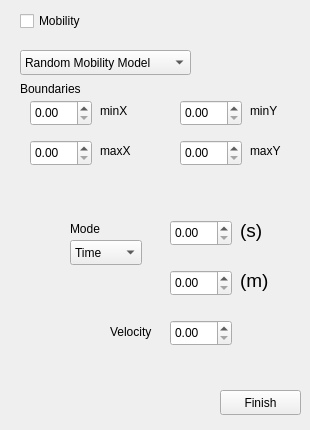
   <widget class="QWidget" name="tab_2">
    <attribute name="title">
     <string>Mobililty(2D)</string>
    </attribute>
    <widget class="QComboBox" name="comboBox">
     <property name="geometry">
      <rect>
       <x>20</x>
       <y>50</y>
       <width>171</width>
       <height>25</height>
      </rect>
     </property>
     <item>
      <property name="text">
       <string>Random Mobility Model</string>
      </property>
     </item>
     <item>
      <property name="text">
       <string>Draw the Route Manually</string>
      </property>
     </item>
    </widget>
    <widget class="QWidget" name="widget" native="true">
     <property name="geometry">
      <rect>
       <x>20</x>
       <y>70</y>
       <width>281</width>
       <height>351</height>
      </rect>
     </property>
     <widget class="QLabel" name="label">
      <property name="geometry">
       <rect>
        <x>0</x>
        <y>10</y>
        <width>71</width>
        <height>17</height>
       </rect>
      </property>
      <property name="text">
       <string>Boundaries</string>
      </property>
     </widget>
     <widget class="QLabel" name="label_2">
      <property name="geometry">
       <rect>
        <x>80</x>
        <y>30</y>
        <width>41</width>
        <height>21</height>
       </rect>
      </property>
      <property name="text">
       <string>minX</string>
      </property>
     </widget>
     <widget class="QLabel" name="label_3">
      <property name="geometry">
       <rect>
        <x>230</x>
        <y>30</y>
        <width>41</width>
        <height>21</height>
       </rect>
      </property>
      <property name="text">
       <string>minY</string>
      </property>
     </widget>
     <widget class="QLabel" name="label_4">
      <property name="geometry">
       <rect>
        <x>230</x>
        <y>70</y>
        <width>41</width>
        <height>21</height>
       </rect>
      </property>
      <property name="text">
       <string>maxY</string>
      </property>
     </widget>
     <widget class="QLabel" name="label_5">
      <property name="geometry">
       <rect>
        <x>80</x>
        <y>70</y>
        <width>41</width>
        <height>21</height>
       </rect>
      </property>
      <property name="text">
       <string>maxX</string>
      </property>
     </widget>
     <widget class="QLabel" name="label_6">
      <property name="geometry">
       <rect>
        <x>50</x>
        <y>150</y>
        <width>54</width>
        <height>17</height>
       </rect>
      </property>
      <property name="text">
       <string>Mode</string>
      </property>
     </widget>
     <widget class="QComboBox" name="comboBox_2">
      <property name="geometry">
       <rect>
        <x>50</x>
        <y>170</y>
        <width>72</width>
        <height>25</height>
       </rect>
      </property>
      <item>
       <property name="text">
        <string>Time</string>
       </property>
      </item>
      <item>
       <property name="text">
        <string>Distance</string>
       </property>
      </item>
     </widget>
     <widget class="QWidget" name="widget_2" native="true">
      <property name="geometry">
       <rect>
        <x>120</x>
        <y>140</y>
        <width>141</width>
        <height>41</height>
       </rect>
      </property>
      <widget class="QDoubleSpinBox" name="doubleSpinBox_4">
       <property name="geometry">
        <rect>
         <x>30</x>
         <y>10</y>
         <width>62</width>
         <height>26</height>
        </rect>
       </property>
      </widget>
      <widget class="QLabel" name="label_7">
       <property name="geometry">
        <rect>
         <x>100</x>
         <y>10</y>
         <width>31</width>
         <height>21</height>
        </rect>
       </property>
       <property name="font">
        <font>
         <pointsize>14</pointsize>
        </font>
       </property>
       <property name="text">
        <string>(s)</string>
       </property>
      </widget>
     </widget>
     <widget class="QWidget" name="widget_3" native="true">
      <property name="geometry">
       <rect>
        <x>120</x>
        <y>190</y>
        <width>141</width>
        <height>41</height>
       </rect>
      </property>
      <widget class="QDoubleSpinBox" name="doubleSpinBox_5">
       <property name="geometry">
        <rect>
         <x>30</x>
         <y>10</y>
         <width>62</width>
         <height>26</height>
        </rect>
       </property>
      </widget>
      <widget class="QLabel" name="label_8">
       <property name="geometry">
        <rect>
         <x>100</x>
         <y>10</y>
         <width>31</width>
         <height>21</height>
        </rect>
       </property>
       <property name="font">
        <font>
         <pointsize>14</pointsize>
        </font>
       </property>
       <property name="text">
        <string>(m)</string>
       </property>
      </widget>
     </widget>
     <widget class="QPushButton" name="pushButton_4">
      <property name="geometry">
       <rect>
        <x>200</x>
        <y>320</y>
        <width>81</width>
        <height>25</height>
       </rect>
      </property>
      <property name="text">
       <string>Finish</string>
      </property>
     </widget>
     <widget class="QLabel" name="label_19">
      <property name="geometry">
       <rect>
        <x>90</x>
        <y>246</y>
        <width>71</width>
        <height>31</height>
       </rect>
      </property>
      <property name="text">
       <string>Velocity</string>
      </property>
     </widget>
     <widget class="QDoubleSpinBox" name="doubleSpinBox_7">
      <property name="geometry">
       <rect>
        <x>150</x>
        <y>250</y>
        <width>62</width>
        <height>26</height>
       </rect>
      </property>
     </widget>
     <widget class="QDoubleSpinBox" name="doubleSpinBox_8">
      <property name="geometry">
       <rect>
        <x>10</x>
        <y>30</y>
        <width>62</width>
        <height>26</height>
       </rect>
      </property>
     </widget>
     <widget class="QDoubleSpinBox" name="doubleSpinBox_9">
      <property name="geometry">
       <rect>
        <x>10</x>
        <y>70</y>
        <width>62</width>
        <height>26</height>
       </rect>
      </property>
     </widget>
     <widget class="QDoubleSpinBox" name="doubleSpinBox_10">
      <property name="geometry">
       <rect>
        <x>160</x>
        <y>30</y>
        <width>62</width>
        <height>26</height>
       </rect>
      </property>
     </widget>
     <widget class="QDoubleSpinBox" name="doubleSpinBox_11">
      <property name="geometry">
       <rect>
        <x>160</x>
        <y>70</y>
        <width>62</width>
        <height>26</height>
       </rect>
      </property>
     </widget>
    </widget>
    <widget class="QCheckBox" name="checkBox">
     <property name="geometry">
      <rect>
       <x>20</x>
       <y>10</y>
       <width>81</width>
       <height>22</height>
      </rect>
     </property>
     <property name="text">
      <string>Mobility</string>
     </property>
    </widget>
   </widget>
